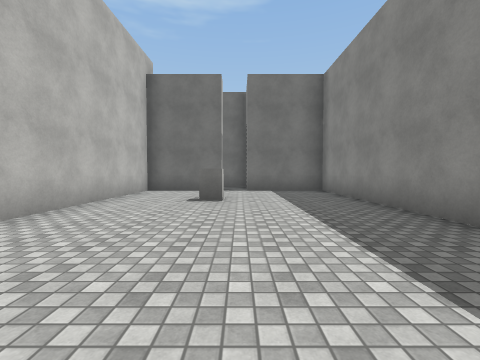
View 1 (above)

12 first-person views from a walk through a Unity game level. The camera is 1.3 m above the floor, tilts 2° down and sees 90° across. The floor is counted in squares, 2 m on a side. Each view is taken from the middle of a square. On the plan, view 1 faces up. The plan holds only what a view shows up to about 9 squares ahead; the rest is blank. The place goes on beyond the plan. Some surface patterns are stand-ins.

View 2
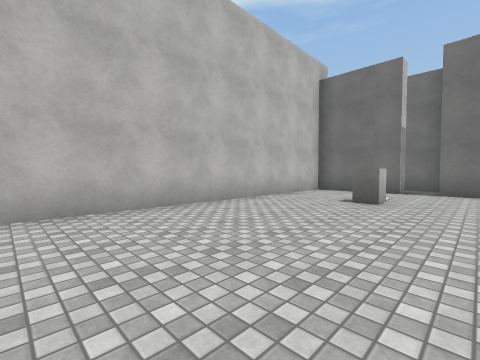

View 3
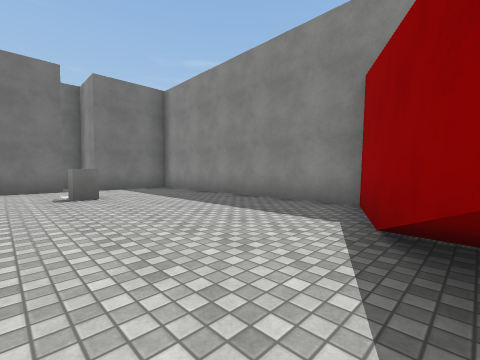

View 4
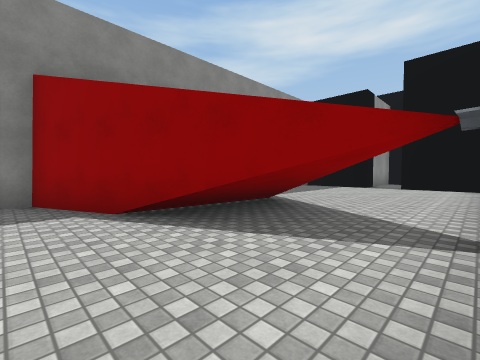

View 5
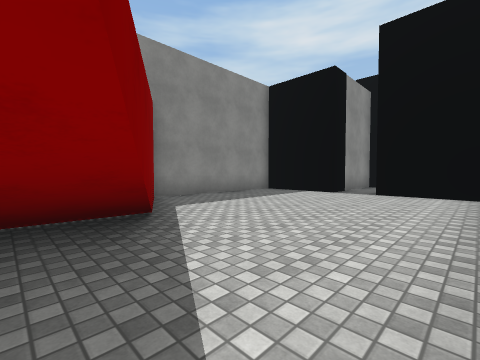

View 6
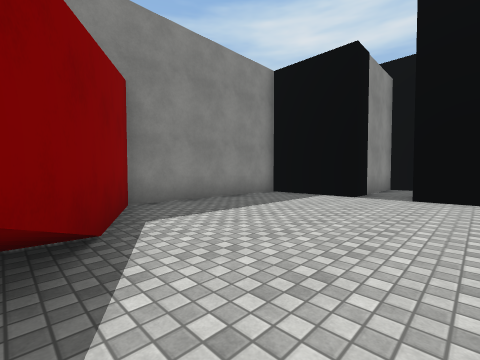

View 7
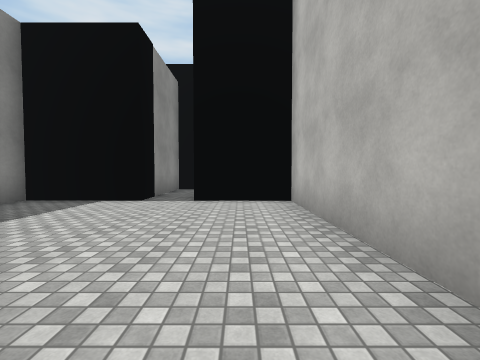

View 8
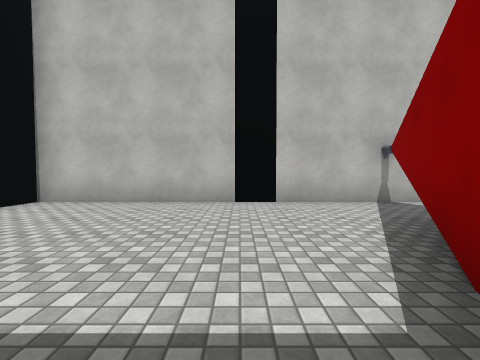

View 9
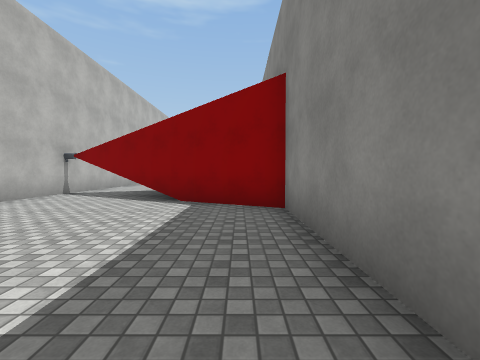

View 10
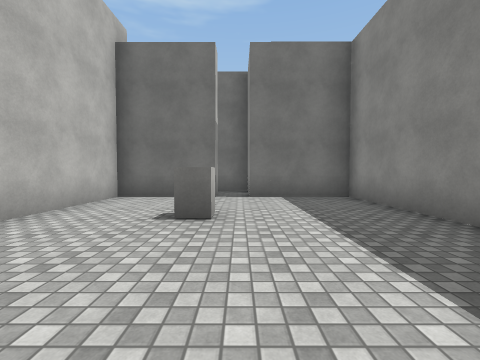

View 11
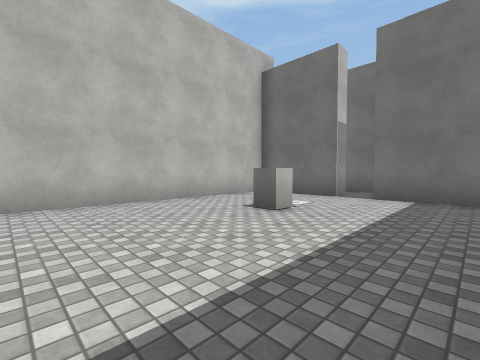

View 12
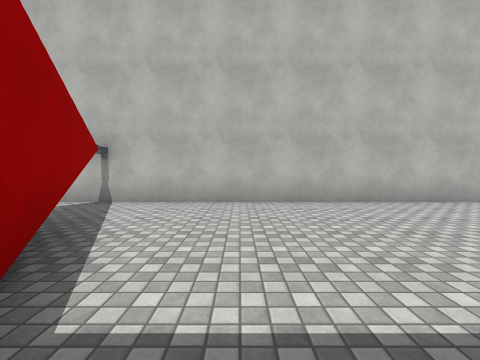

### Floor plan
Key: @ floor where view 1 was taken; # wall or solid block; . floor; B block; T thing the floor can be seen under or through.
Columns run from 4 left of view 1 to 3 right of it. Each row starts with its distance up from view 1.
 10    ###
  9    ..###
  8 ####...#
  7 #......#
  6 #......#
  5 #..B...#
  4 #......#
  3 #......#
  2 #......#
  1 #......#
  0 #...@.##
 -1 #..TT##
 -2 #..T
 -3 #..TTT
 -4 #.....##
 -5 #......#
 -6 #......#
 -7 #......#
 -8 #......#
 -9 #......#
-10 ####.###
-11     .#
-12     .#
-13     ##

Positions as (right, up) in squares from view 1, and headings:
1: (0, 0), facing up
2: (1, 0), facing up-left
3: (-2, -1), facing up-right
4: (-3, 1), facing down-right
5: (-3, -2), facing down-right
6: (-2, -3), facing down-right
7: (-2, -4), facing down
8: (2, -5), facing left
9: (2, -9), facing up
10: (0, 2), facing up
11: (2, 2), facing up-left
12: (2, 1), facing left
